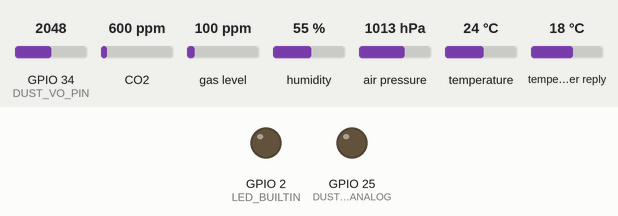
Bench run of a program on a simulated ESP32. On the bench: output pins drawn as LEDs (lit = HIGH). The test bench sets the inputs (shaded band); at power-on: GPIO 34 (DUST_VO_PIN) = 2048, CO2 600 ppm, gas level 100 ppm, humidity 55 %, air pressure 1013 hPa, temperature 24 °C, temperature in the weather reply 18 °C. WiFi joins after 1.5 s; servers stay silent unless stated; random numbers use the default seed unless the program sets one; no MQTT or app messages arrive unless stated; web services answer with replies made up by the test bench; what the program prints to the serial monitor is not drawn.

Above: at 0.1 s.
At 1.6 s:
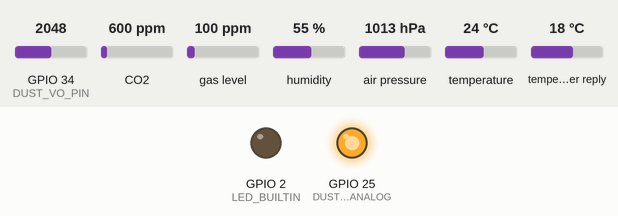
At 30.5 s:
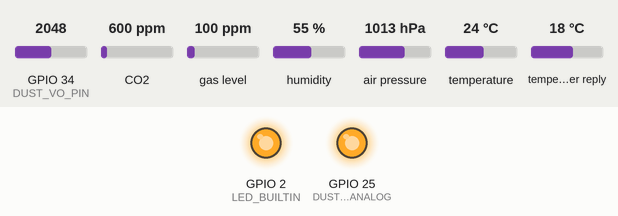
Timing chart, 0 to 32.0 s (numbered marks = the images above):
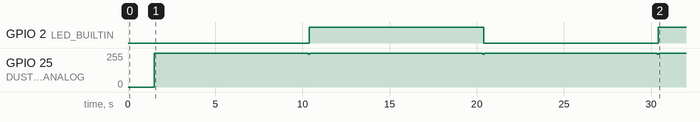

The program:

main.cpp
```cpp
#include <Arduino.h>
#include <Wire.h>
#include <WiFi.h>
#include "bmp_280.h"
#include "aht_21.h"
#include "ens_160.h"
#include "dust.h"
#include "mqtt.h"

#define SDA_PIN 21
#define SCL_PIN 22

const char *ssid = "S20 FE 5G";
const char *password = "68686868";

unsigned long lastSend = 0;
const unsigned long SEND_INTERVAL = 10000;

void setupWiFi()
{
  WiFi.begin(ssid, password);
  Serial.print("WiFi Connecting");
  while (WiFi.status() != WL_CONNECTED)
  {
    delay(500);
    Serial.print(".");
  }
  Serial.println(" OK!");
}

void setup()
{
  Serial.begin(115200);
  pinMode(LED_BUILTIN, OUTPUT);

  setupWiFi();
  setupMQTT();

  Wire.begin(SDA_PIN, SCL_PIN);

  if (initBMP())
    Serial.println("BMP OK");
  if (initAHT())
    Serial.println("AHT OK");
  if (initENS())
    Serial.println("ENS OK");
  initDust();
}

void loop()
{
  loopMQTT();

  if (millis() - lastSend < SEND_INTERVAL)
    return;
  lastSend = millis();
  float dustf = getD(20,25);
       AHTData aht = readAHT();


      BMPData bmp = readBMP();

  float t = aht.valid ? aht.temperature : 25.0;
  float h = aht.valid ? aht.humidity : 50.0;
  ENSData ens = readENS();

  float dust = readDustDensity();

  char json[256];
  snprintf(json, sizeof(json),
           "{\"temp1\":%.2f, \"altitude\":%.2f, \"temp2\":%.2f,\"hum\":%.2f,\"pres\":%.2f,\"aqi\":%d,\"pm25\":%.1f}",
           bmp.temperature,bmp.altitude, aht.temperature, aht.humidity, bmp.pressure, ens.aqi, dust  );

  sendSensorDataMQTT(json);

  digitalWrite(LED_BUILTIN, !digitalRead(LED_BUILTIN));
}
```

aht_21.h
```cpp
#ifndef aht_21
#define aht_21

#include <Adafruit_AHTX0.h>

struct AHTData
{
    float temperature;
    float humidity;
    bool valid;
};

bool initAHT();
AHTData readAHT();

#endif
```

bmp_280.h
```cpp
#ifndef BMP_280_H
#define BMP_280_H

#include <Adafruit_BMP280.h>

struct BMPData{
    float temperature;
    float pressure;
    float altitude;
    bool valid;
};
bool initBMP();
BMPData readBMP();

#endif
```

dust.h
```cpp
#ifndef SENSOR_DUST_H
#define SENSOR_DUST_H

#include <Arduino.h>

#define DUST_LED_ANALOG 25
#define DUST_VO_PIN 34

void initDust();
float readDustDensity();
float getD(float m, float t);

#endif
```

ens_160.h
```cpp
#ifndef ens_160
#define ens_160

#include <ScioSense_ENS160.h>

struct ENSData
{
    int aqi;
    int tvoc;
    int eco2;
    bool valid;
};
extern ScioSense_ENS160 ens160;
extern bool ens_ready;
bool initENS();
ENSData readENS();

#endif
```

getAPI.h
```cpp
#ifndef GET_API_H
#define GET_API_H

float getPressureFromAPI();
float getPm25FromWAQI(float lat, float lng);

#endif
```

mqtt.h
```cpp
#ifndef MQTT_HANDLER_H
#define MQTT_HANDLER_H

#include <Arduino.h>

// Khai báo các hàm sẽ dùng (Prototype)
void setupMQTT();
void loopMQTT();
void sendSensorDataMQTT(const char *jsonBuffer);

#endif
```

aht_21.cpp
```cpp
#include "aht_21.h"

Adafruit_AHTX0 aht;
bool aht_ready = false;

bool initAHT()
{
    if (aht.begin())
    {
        aht_ready = true;
        return true;
    }
    return false;
}

AHTData readAHT()
{
    AHTData data = {0, 0, false};
    if (aht_ready)
    {
        sensors_event_t humi, temp;
        aht.getEvent(&humi, &temp);

        float tempOffset = -3.5;
        data.temperature = temp.temperature + tempOffset;
        data.humidity = humi.relative_humidity;
        data.valid = true;
    }
    return data;
}
```

bmp_280.cpp
```cpp
#include <bmp_280.h>
#include <getAPI.h>

Adafruit_BMP280 bmp;
bool bmp_ready = false;

bool initBMP()
{
    // Thử khởi động cảm biến
    if (!bmp.begin(0x76) && !bmp.begin(0x77))
    {
        return false; // Không tìm thấy
    }


    bmp.setSampling(Adafruit_BMP280::MODE_NORMAL,     /* Chế độ vận hành */
                    Adafruit_BMP280::SAMPLING_X2,     /* Độ phân giải nhiệt độ */
                    Adafruit_BMP280::SAMPLING_X16,    /* Độ phân giải áp suất */
                    Adafruit_BMP280::FILTER_X16,      /* Bộ lọc nhiễu */
                    Adafruit_BMP280::STANDBY_MS_500); /* Thời gian nghỉ giữa 2 lần đo */

    bmp_ready = true;
    return true;
}

BMPData readBMP()
{
    BMPData data = {0, 0, 0, false};

    if (bmp_ready)
    {
        // Đọc nhiệt độ
        float temp = bmp.readTemperature();

        // Đọc áp suất
        float press = bmp.readPressure()-200;

        // Kiểm tra nếu cảm biến trả về NaN (Lỗi đọc)
        if (isnan(temp) || isnan(press) || press == 0)
        {
            data.valid = false;
            return data;
        }

        // Áp dụng Offset
        float bmpOffset = -2.5; // Offset nhiệt độ (bạn tự chỉnh)
        data.temperature = temp + bmpOffset;

        data.pressure = press / 100.0F; // Đổi sang hPa

        // Tính độ cao (Dùng áp suất thực tế Hà Nội, ví dụ 1018 hPa)
        float   seaLevelhPa = getPressureFromAPI();
        static float refPressure = data.pressure;
        data.altitude = 44330 * (1.0 - pow(data.pressure / seaLevelhPa, 0.1903));

        data.valid = true;
    }
    return data;
}
```

dust.cpp
```cpp
#include "dust.h"


const float SHARP_VOC_STANDARD = 0.3;


const float SHARP_K_COEFF = 170.0;

float smoothedDust = 0;
const float ALPHA = 0.1;

void initDust()
{
    pinMode(DUST_LED_ANALOG, OUTPUT);
    digitalWrite(DUST_LED_ANALOG, HIGH);

    analogSetPinAttenuation(DUST_VO_PIN, ADC_11db);

    smoothedDust = 0;
}
float getD(float i, float a)
{
    return i + static_cast<float>(rand()) / (static_cast<float>(RAND_MAX / (a - i)));
}


float readDustDensity()
{

    float rawSum = 0;
    int sampleCount = 10;

    for (int i = 0; i < sampleCount; i++)
    {
        digitalWrite(DUST_LED_ANALOG, LOW); // Bật IR LED
        delayMicroseconds(280);

        int raw = analogRead(DUST_VO_PIN); // Đọc giá trị ADC ngay lập tức
        rawSum += raw;

        delayMicroseconds(40);               // Đợi cho đủ chu kỳ xung
        digitalWrite(DUST_LED_ANALOG, HIGH); // Tắt LED
        delayMicroseconds(9680);
    }

    float rawAvg = rawSum / sampleCount;

    float voltage = rawAvg * (3.3 / 4095.0);

    float dustDensity = 0;

    if (voltage > SHARP_VOC_STANDARD)
    {
        dustDensity = (voltage - SHARP_VOC_STANDARD) * SHARP_K_COEFF;
    }
    else
    {
        dustDensity = 0;
    }

    smoothedDust = (smoothedDust * (1.0 - ALPHA)) + (dustDensity * ALPHA);

    Serial.printf("Volt: %.3f V | Voc_Set: %.2f | Raw: %.1f | Final: %.1f ug/m3 |rawAVG: %.1f\n" ,
                  voltage, SHARP_VOC_STANDARD, dustDensity, smoothedDust, rawAvg);

    return smoothedDust;
}
```

ens_160.cpp
```cpp
#include "ens_160.h"

ScioSense_ENS160 ens160(0x53);
bool ens_ready = false;

bool initENS()
{
    if (ens160.begin())
    {
        ens160.setMode(ENS160_OPMODE_STD);
        ens_ready = true;
        return true;
    }
    return false;
}

ENSData readENS()
{
    ENSData data = {0, 0, 0, false};
    if (ens_ready && ens160.available())
    {
        ens160.measure(true);
        ens160.measureRaw(true);
        data.aqi = ens160.getAQI();
        data.tvoc = ens160.getTVOC();
        data.eco2 = ens160.geteCO2();
        data.valid = true;
    }
    else if (ens_ready)
    {
        // Giữ giá trị cũ nếu chưa có dữ liệu mới nhưng cảm biến vẫn online
        data.valid = false;
    }
    return data;
}
```

getAPI.cpp
```cpp
#include <getAPI.h>
#include <WiFi.h>
#include <HTTPClient.h>
#include <ArduinoJson.h> // Cần cài thư viện này

float getPressureFromAPI()
{
    if (WiFi.status() == WL_CONNECTED)
    {
        HTTPClient http;
        // URL của Open-Meteo cho Hà Nội
            String url = "https://api.open-meteo.com/v1/forecast?latitude=21.0468&longitude=105.8015&current=pressure_msl&timezone=Asia%2FBangkok";

        http.begin(url);
        int httpCode = http.GET();

        if (httpCode > 0)
        {
            String payload = http.getString();

            JsonDocument doc; // Tự động cấp phát bộ nhớ (ArduinoJson v7)
            DeserializationError error = deserializeJson(doc, payload);

            if (!error)
            {
                // Lấy giá trị pressure_msl từ JSON
                float seaLevelPressure = doc["current"]["pressure_msl"];

                // API này trả về hPa luôn, không cần chia
                Serial.print("API Pressure: ");
                Serial.println(seaLevelPressure);

                http.end();
                return seaLevelPressure;
            }
            else
            {
                Serial.println("JSON Parse Error");
            }
        }
        http.end();
    }
    return 1013.25; // Nếu mất mạng hoặc lỗi, trả về giá trị mặc định
}

const char *myToken = "237480d44b66017b82438f7e72cdc8552b49909a";

float getPm25FromWAQI(float lat, float lng)
{
    if (WiFi.status() == WL_CONNECTED)
    {
        HTTPClient http;

        // Cấu trúc URL của WAQI: feed/geo:LAT;LNG/?token=TOKEN
        String url = "https://api.waqi.info/feed/geo:";
        url += String(lat, 4);
        url += ";";
        url += String(lng, 4);
        url += "/?token=";
        url += myToken;

        http.begin(url);
        int httpCode = http.GET();

        if (httpCode > 0)
        {
            String payload = http.getString();
            JsonDocument doc;
            DeserializationError error = deserializeJson(doc, payload);

            if (!error)
            {
                // Kiểm tra xem API có trả về OK không
                const char *status = doc["status"];
                if (strcmp(status, "ok") == 0)
                {
                    // Lấy PM2.5 từ WAQI
                    float pm25 = doc["data"]["iaqi"]["pm25"]["v"];
                    return pm25;
                }
            }
        }
        http.end();
    }
    return -1.0;
}
```

mqtt.cpp
```cpp
#include "mqtt.h"
#include <WiFi.h>
#include <PubSubClient.h>

// --- CẤU HÌNH RIÊNG CHO MQTT ---
const char *mqtt_server = "broker.hivemq.com";
const int mqtt_port = 1883;
const char *mqtt_topic = "ecotrack/sensors/data";

WiFiClient espClient;
PubSubClient client(espClient);

// --- HÀM NỘI BỘ (Chỉ dùng trong file này) ---
void reconnect()
{
    while (!client.connected())
    {
        Serial.print("Connecting to MQTT...");
        String clientId = "ESP32Client-" + String(random(0xffff), HEX);

        if (client.connect(clientId.c_str()))
        {
            Serial.println("Connected!");
        }
        else
        {
            Serial.print("failed, rc=");
            Serial.print(client.state());
            Serial.println(" try again in 5 seconds");
            delay(5000);
        }
    }
}


void setupMQTT()
{
    client.setServer(mqtt_server, mqtt_port);
    // Nếu muốn nhận lệnh điều khiển thì thêm setCallback ở đây
}


void loopMQTT()
{
    if (!client.connected())
    {
        reconnect();
    }
    client.loop();
}


void sendSensorDataMQTT(const char *jsonBuffer)
{
    if (client.connected())
    {
        client.publish(mqtt_topic, jsonBuffer);

        Serial.print(" MQTT Sent: ");
        Serial.println(jsonBuffer);
    }
    else
    {
        Serial.println(" MQTT Disconnected, skip sending.");
    }
}
```

Measured:
- by itself, GPIO 2 (LED_BUILTIN): LOW → HIGH at 10.4 s, → LOW 10.0 s later, → HIGH 10.0 s later
- by itself, GPIO 25 (DUST_LED_ANALOG): alternates 255/255 for 9.9 s and 244/255 for 0.08 s
